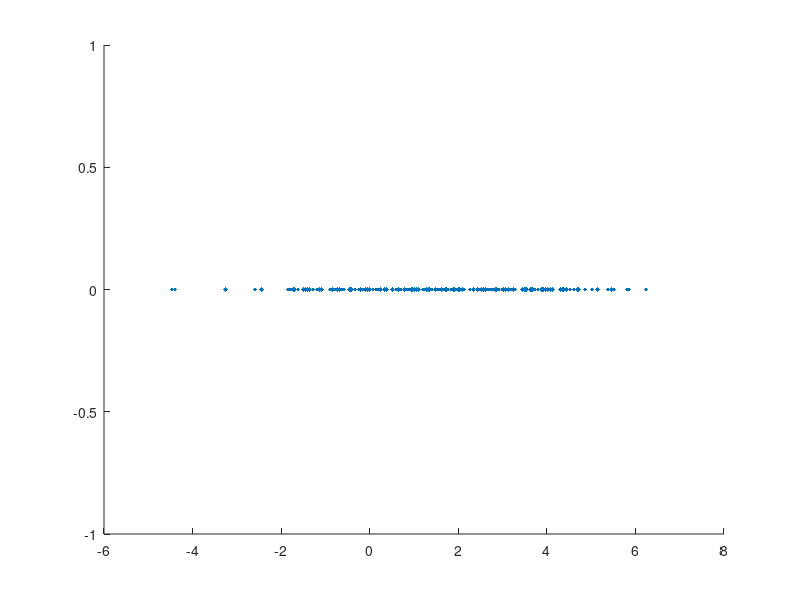

This figure's MATLAB source:
clear all
close all
mu=2;
sigma=sqrt(2);
x=randn(1,200)*mu+sigma;
%This makes the random of normals follows
%the normal distribution of N(2,2)
y=zeros(size(x));
scatter(x,y,10,'filled','d');

    